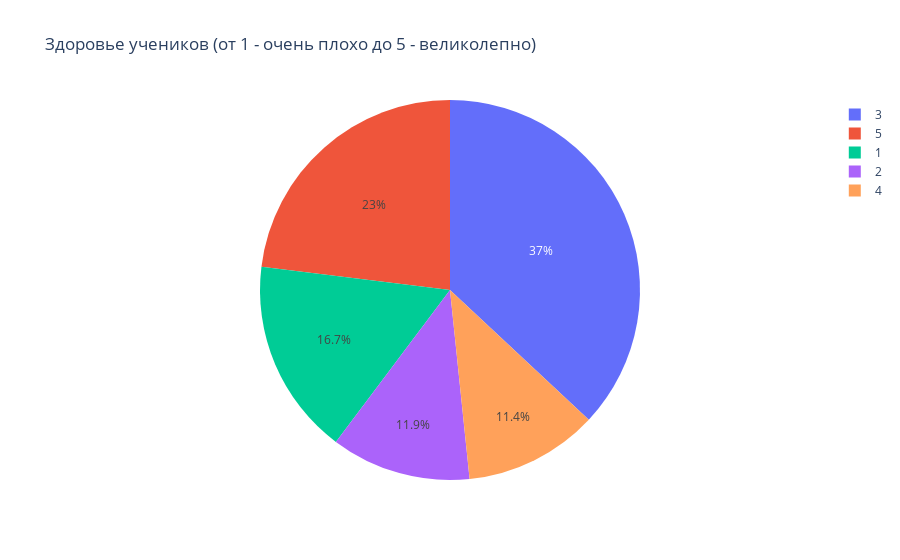

This figure's notebook cell:
### Markdown cell above
## Влияние здоровья на учпеваемось учеников

### Code cell
health = train_math[["health", "G3"]].copy()



labels = health["health"].unique().tolist()
counts = health["health"].value_counts().tolist()


fig = go.Figure(data=go.Pie(labels=labels, values=counts))

fig.update_layout(title_text='Здоровье учеников (от 1 - очень плохо до 5 - великолепно)')

fig.show()

### Figure 1 — Plotly figure (JSON) as saved in the notebook; plotly's stock layout.template omitted (floating-point values rounded to 4 significant figures)
{"data": [{"labels": [3, 5, 1, 2, 4], "type": "pie", "values": [146, 91, 66, 47, 45]}], "layout": {"autosize": true, "title": {"text": "Здоровье учеников (от 1 - очень плохо до 5 - великолепно)"}}}
